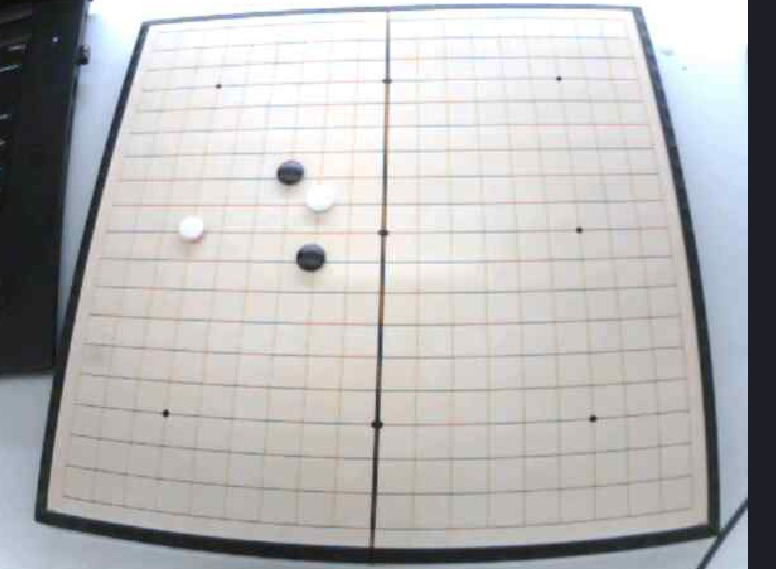
//> input picture 3.jpg, 776 x 569 px
$ ./main   (built with g++ and OpenCV 4)
//> lines starting //> are read from the running program, lines starting //| are printed output that depends on the picture; after the words box and inside, x2 and y2 are one past the last pixel; in counts of white or black regions, pixels touching at a corner belong together
/**
 * OpenCV SimpleBlobDetector Example
 *
 * Copyright 2015 by Satya Mallick <spmallick@gmail.com>
 *
 */

#include "opencv2/opencv.hpp"

using namespace cv;
using namespace std;

int main( int argc, char** argv )
{

	// Read image
	Mat im = imread( "3.jpg", IMREAD_GRAYSCALE );
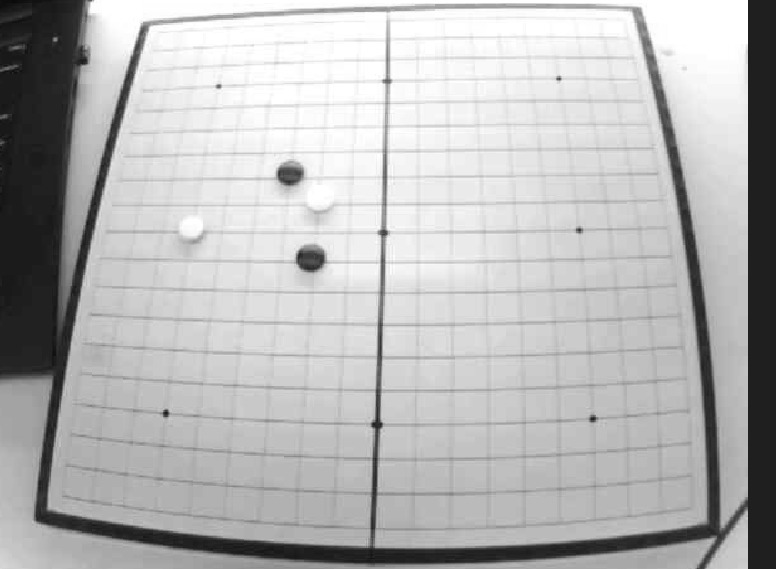
//> im: 569 rows x 776 cols, CV_8UC1; min 10, max 255, mean 182.6
	// Mat im = imread( "3.jpg", CV_LOAD_IMAGE_COLOR );

	threshold(im, im, 200, 255, THRESH_BINARY_INV);
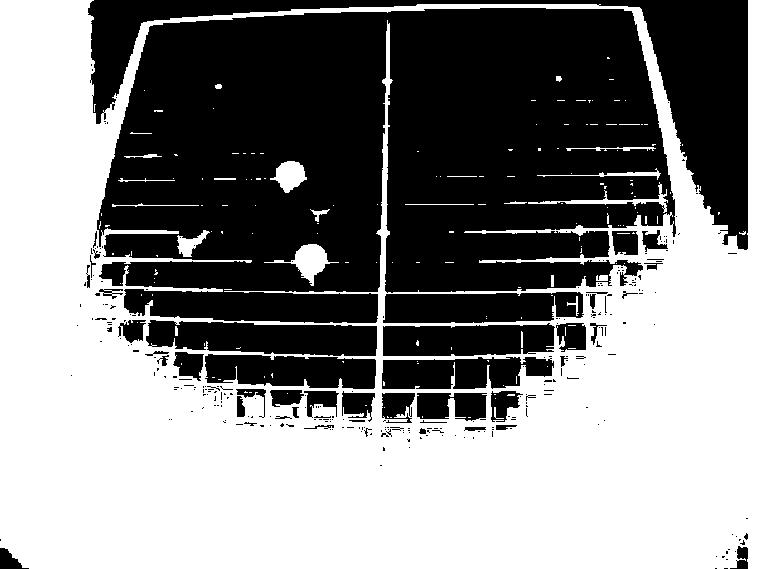
//> im: 569 rows x 776 cols, CV_8UC1; 53% white; 300 black regions (252 under 20 px), largest, box (x1, y1, x2, y2) and area: (97, 8, 676, 323) 145571, (88, 0, 748, 250) 25749, (146, 320, 377, 356) 6428

	// Setup SimpleBlobDetector parameters.
	SimpleBlobDetector::Params params;

	// Change thresholds
	params.minThreshold = 0;
	params.maxThreshold = 255;

	// Filter by Area.
	params.filterByArea = true;
	params.minArea = 100;

	// Filter by Circularity
	params.filterByCircularity = true;
	params.minCircularity = 0.5;

	// Filter by Convexity
	params.filterByConvexity = true;
	params.minConvexity = 0.9;

	// Filter by Inertia
	params.filterByInertia = true;
	params.minInertiaRatio = 0.01;


	// Storage for blobs
	vector<KeyPoint> keypoints;


#if CV_MAJOR_VERSION < 3   // If you are using OpenCV 2

	// Set up detector with params
	SimpleBlobDetector detector(params);

	// Detect blobs
	detector.detect( im, keypoints);
#else

	// Set up detector with params
	Ptr<SimpleBlobDetector> detector = SimpleBlobDetector::create(params);

	// Detect blobs
	detector->detect( im, keypoints);
//> keypoints = 2 keypoints; (x, y, size): (625, 242, 27), (240, 407, 16)
#endif

	// Draw detected blobs as red circles.
	// DrawMatchesFlags::DRAW_RICH_KEYPOINTS flag ensures
	// the size of the circle corresponds to the size of blob

	Mat im_with_keypoints;
	drawKeypoints( im, keypoints, im_with_keypoints, Scalar(0,0,255), DrawMatchesFlags::DRAW_RICH_KEYPOINTS );

	// Show blobs
	namedWindow("Display window", WINDOW_NORMAL);
	imshow("Display window", im_with_keypoints );
	waitKey(0);

}

$ run again, with 4.jpg copied over 3.jpg
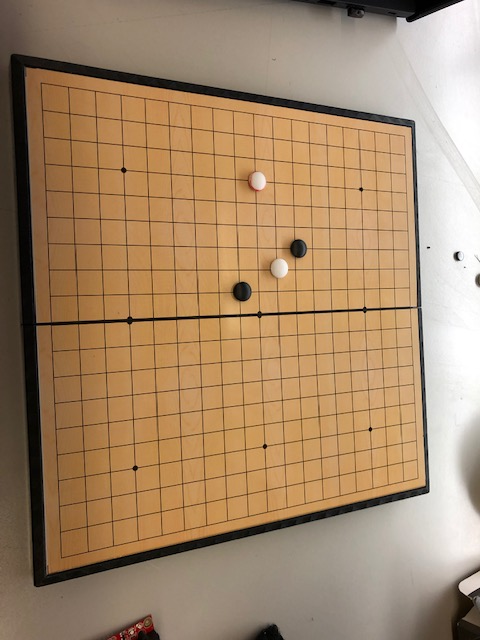
//> input picture 4.jpg, 480 x 640 px
//> `Mat im = imread( "3.jpg", IMREAD_GRAYSCALE );`:
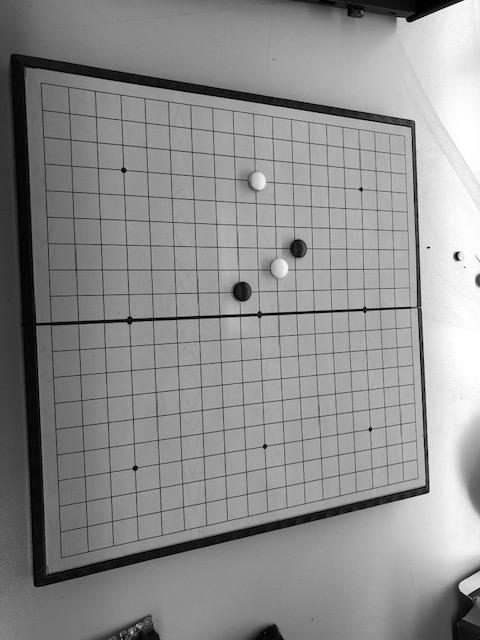
//> im: 640 rows x 480 cols, CV_8UC1; min 0, max 255, mean 141.8
//> `threshold(im, im, 200, 255, THRESH_BINARY_INV);`:
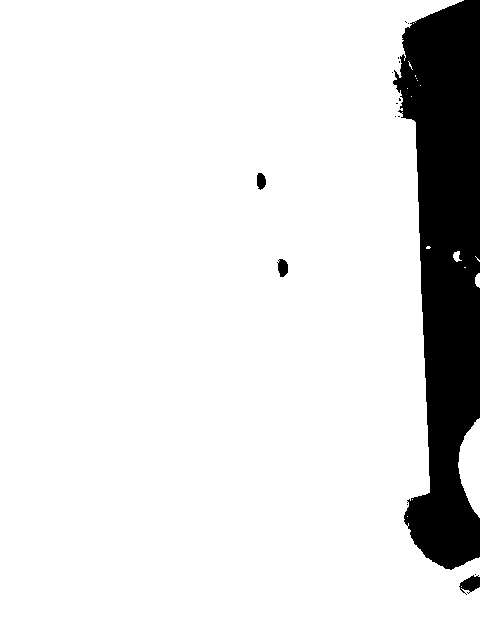
//> im: 640 rows x 480 cols, CV_8UC1; 89.1% white; 15 black regions (11 under 20 px), largest, box (x1, y1, x2, y2) and area: (393, 0, 480, 570) 33070, (459, 575, 480, 595) 241, (277, 259, 288, 277) 145, (257, 173, 266, 190) 120
//> keypoints = 2 keypoints; (x, y, size): (282, 267, 14.6), (261, 181, 13.2)

$ run again, with black.jpg copied over 3.jpg
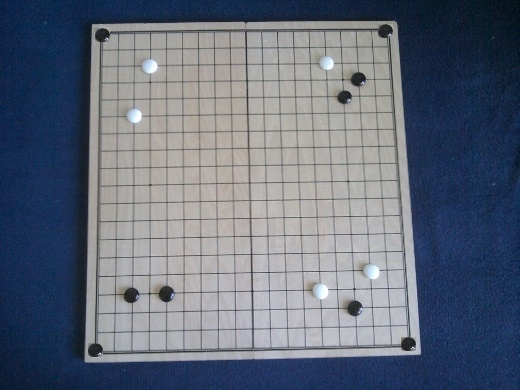
//> input picture black.jpg, 520 x 390 px
//> `Mat im = imread( "3.jpg", IMREAD_GRAYSCALE );`:
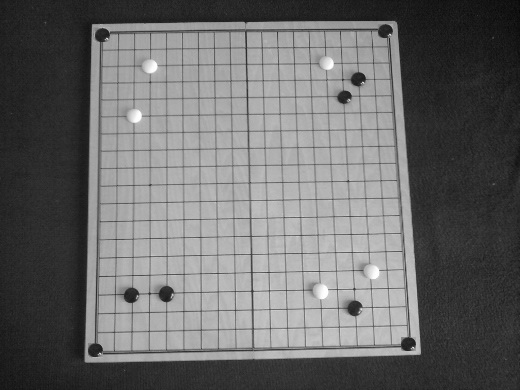
//> im: 390 rows x 520 cols, CV_8UC1; min 5, max 255, mean 106.4
//> `threshold(im, im, 200, 255, THRESH_BINARY_INV);`:
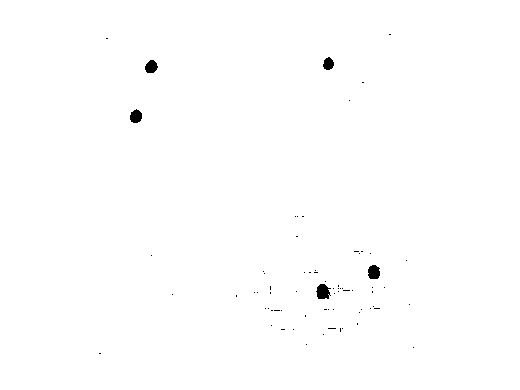
//> im: 390 rows x 520 cols, CV_8UC1; 99.6% white; 71 black regions (66 under 20 px), largest, box (x1, y1, x2, y2) and area: (316, 284, 331, 299) 165, (368, 265, 380, 279) 141, (130, 109, 142, 123) 128, (145, 60, 158, 73) 126, (323, 57, 334, 70) 105
//> keypoints = 5 keypoints; (x, y, size): (323, 291, 15.5), (373, 272, 14.6), (151, 66, 13.7), (136, 116, 13.6), (328, 63, 12.4)
